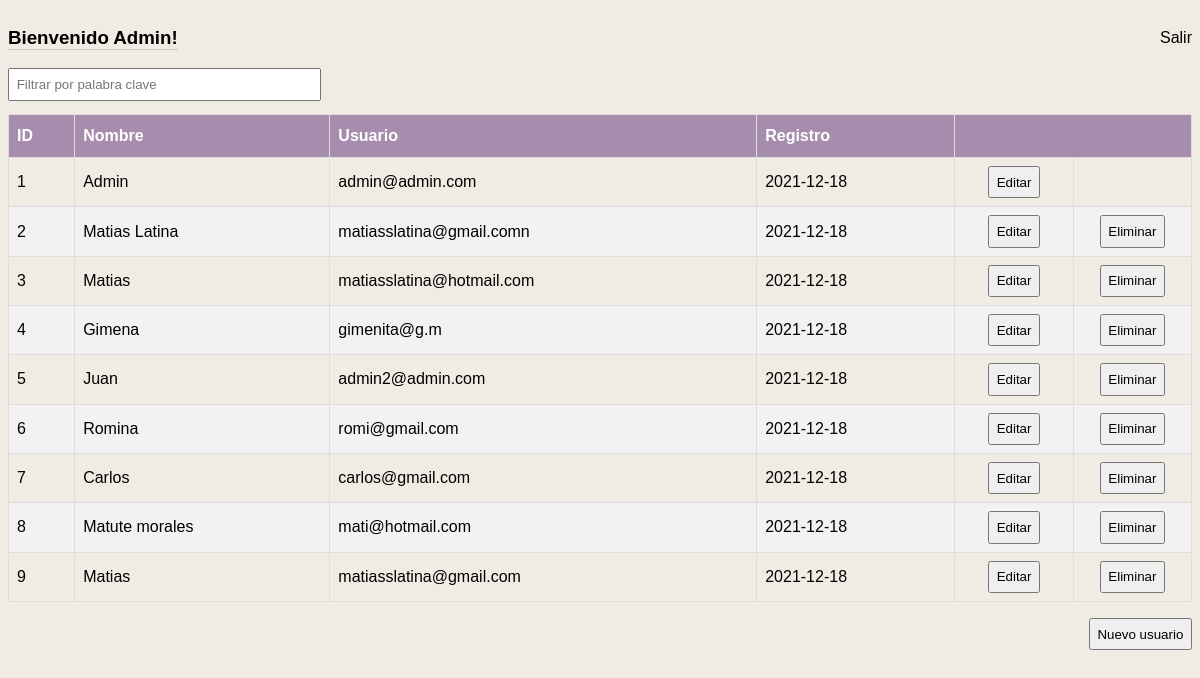
The app's page /users (signed in) with its own data.
### tables this page shows
CREATE TABLE `users` (
  `id` int(11) NOT NULL,
  `name` varchar(50) NOT NULL DEFAULT '0',
  `username` varchar(50) NOT NULL DEFAULT '0',
  `pass` varchar(50) NOT NULL DEFAULT '0',
  `passKey` varchar(250) DEFAULT '0',
  `delete` int(1) NOT NULL DEFAULT 0,
  `register_date` date NOT NULL
);

### Views/View.class.php (called while the page is built, shortened)
<?php
class View {
    private function loadTemplate(string $path=NULL, array $data=[])
    {
        extract($data);
        include "templates/$path.template.php";
        return ob_get_clean();
    }
    private function printTemplate(string $path=NULL, array $data=[])
    {
        extract($data);
        include "templates/$path.template.php";
    }
    public function printWelcome(mysqli_result $userAllResult)
    {
        $tableContent=$this->loadTemplate("usersTable",["userAllResult"=>$userAllResult]);
        $content=$this->loadTemplate("welcome",["tableContent"=>$tableContent]);
        $this->printTemplate("index",["content"=>$content]);
    }
}

### public/index.php (called while the page is built, shortened)
<?php
include_once "../routes/web.php";

### Models/Model.class.php (called while the page is built, shortened)
<?php
class Model{
    protected $conexion=NULL;
    public function __construct()
    {
        if($this->conexion==NULL){
            $this->conexion = mysqli_connect(HOST,USUARIO,PASS) OR die ((ENTORNO=='DES')?mysqli_error($this->conexion):NULL);;
            mysqli_select_db($this->conexion,DB) OR die ((ENTORNO=='DES')?mysqli_error($this->conexion):NULL);
        }
        return $this->conexion;
    }
}

### Models/User.class.php (called while the page is built, shortened)
<?php
class User extends Model{
    public function selectAllUsers(): mysqli_result
    {
        $sql="SELECT * FROM users u WHERE u.delete='0' ";
        $result=mysqli_query($this->conexion,$sql) OR die ((ENTORNO=='DES')?mysqli_error($this->conexion):NULL);;
        return $result;
    }
}

### Views/templates/usersTable.template.php (the view)
<table>
    <thead>
        <th>
            ID
        </th>
        <th>
            Nombre
        </th>
        <th>
            Usuario
        </th>
        <th>
            Registro
        </th>
        <th colspan="2"></th>
    </thead>
    <tbody id="myTable">
        <?php
        while($user=mysqli_fetch_object($userAllResult)){
            ?>
            <tr id="<?=$user->id?>TrTable">
                <td><?=$user->id?></td>
                <td><?=$user->name?></td>
                <td><?=$user->username?></td>
                <td><?=$user->register_date?></td>
                <td style="width: 10%; text-align: center;">
                    <input type="button" onclick="editUserModal(<?=$user->id?>)" value="Editar">
                </td>
                <td style="width: 10%;; text-align: center;">
                <?php
                if($user->id!=$_SESSION['id']){
                    ?>
                    <input type="button" onclick="deleteUser(<?=$user->id?>)" value="Eliminar">
                    <?php
                }
                ?>
                </td>
            </tr>
            <?php
        }
        ?>
    </tbody>
</table>

### Views/templates/welcome.template.php (shortened to what this page needs)
<div style="display: grid; height: 100%;">
    <div class="grid-welcome">
        <div style="align-self: center; justify-self: start;">
            <h3>
                Bienvenido <?=$_SESSION['name']?>!
            </h3>
        </div>
        <div class="menu">
            <a href="<?=URL_BASE?>/logout">Salir</a>
        </div>
    </div>
</div>
<input type="text" id="myInput" onkeyup="filterTableUsers()" placeholder="Filtrar por palabra clave">
<div style="overflow-x:auto; width: 100%;" id="divTableContent">
    <?=$tableContent?>
</div>
<div style="margin-top: 1em; margin-bottom: 1em; float: right;">
    <input type="button" value="Nuevo usuario" onclick="newUserModal()">
</div>

### routes/web.php (shortened to what this page needs)
<?php
$uri= $_SERVER['REQUEST_URI'];
$uriParts=explode('/',$uri);
array_shift($uriParts);
switch ($uriParts[0]) {
    case 'users':
        include_once '../controllers/userController.php';
        break;
}

### controllers/userController.php (shortened to what this page needs)
<?php
$view=new View();
$user=new User();
if(!isset($uriParts[1])){
    $uriParts[1]='';
}
switch ($uriParts[1]) {
    case '':
        $userAllResult=$user->selectAllUsers();
        $view->printWelcome($userAllResult);
        break;
}
?>

### Views/templates/index.template.php (shortened to what this page needs)
<!DOCTYPE html>
    <html lang="es">
    <head>
        <link rel="stylesheet" href="assets/styles.min.css">
    </head>
    <body>
    <?=$content?>
    </body>
</html>

### records on screen
users: id "1", name "Admin", username "admin@admin.com", register_date "2021-12-18"
users: id "2", name "Matias Latina", username "matiasslatina@gmail.comn", register_date "2021-12-18"
users: id "3", name "Matias", username "matiasslatina@hotmail.com", register_date "2021-12-18"
users: id "4", name "Gimena", username "gimenita@g.m", register_date "2021-12-18"
users: id "5", name "Juan", username "admin2@admin.com", register_date "2021-12-18"
users: id "6", name "Romina", username "romi@gmail.com", register_date "2021-12-18"
users: id "7", name "Carlos", username "carlos@gmail.com", register_date "2021-12-18"
users: id "8", name "Matute morales", username "mati@hotmail.com", register_date "2021-12-18"
users: id "9", name "Matias", username "matiasslatina@gmail.com", register_date "2021-12-18"

### other values on screen
$_SESSION['name'] "Admin"
